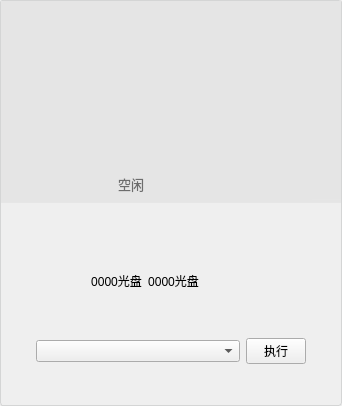
<?xml version="1.0" encoding="UTF-8"?>
<ui version="4.0">
 <class>QRobotDeviceWidget</class>
 <widget class="QWidget" name="QRobotDeviceWidget">
  <property name="geometry">
   <rect>
    <x>0</x>
    <y>0</y>
    <width>342</width>
    <height>406</height>
   </rect>
  </property>
  <property name="windowTitle">
   <string>QRobotDeviceWidget</string>
  </property>
  <layout class="QGridLayout" name="gridLayout_2">
   <property name="leftMargin">
    <number>0</number>
   </property>
   <property name="topMargin">
    <number>0</number>
   </property>
   <property name="rightMargin">
    <number>0</number>
   </property>
   <property name="bottomMargin">
    <number>0</number>
   </property>
   <property name="spacing">
    <number>0</number>
   </property>
   <item row="0" column="0">
    <widget class="QWidget" name="widget_RobotDevice" native="true">
     <property name="styleSheet">
      <string notr="true">QWidget#widget_RobotDevice{
	border: 1px solid #d4d5d5;
	border-radius:3px;
}</string>
     </property>
     <layout class="QGridLayout" name="gridLayout">
      <property name="leftMargin">
       <number>1</number>
      </property>
      <property name="topMargin">
       <number>1</number>
      </property>
      <property name="rightMargin">
       <number>1</number>
      </property>
      <property name="bottomMargin">
       <number>1</number>
      </property>
      <property name="spacing">
       <number>0</number>
      </property>
      <item row="0" column="0">
       <widget class="QWidget" name="widget_Device" native="true">
        <property name="sizePolicy">
         <sizepolicy hsizetype="Expanding" vsizetype="Preferred">
          <horstretch>0</horstretch>
          <verstretch>0</verstretch>
         </sizepolicy>
        </property>
        <property name="mouseTracking">
         <bool>true</bool>
        </property>
        <property name="styleSheet">
         <string notr="true">QWidget#widget_Device{
	background: #E5E5E5;
	border: 1px solid #e6e6e6;
    border-left: none;
    border-right: none;
    border-top: none;
}</string>
        </property>
        <layout class="QGridLayout" name="gridLayout_3">
         <property name="leftMargin">
          <number>9</number>
         </property>
         <property name="topMargin">
          <number>3</number>
         </property>
         <property name="rightMargin">
          <number>0</number>
         </property>
         <property name="bottomMargin">
          <number>3</number>
         </property>
         <property name="horizontalSpacing">
          <number>6</number>
         </property>
         <property name="verticalSpacing">
          <number>3</number>
         </property>
         <item row="1" column="2">
          <widget class="QLabel" name="label_DeviceStatus">
           <property name="font">
            <font>
             <pointsize>10</pointsize>
             <weight>50</weight>
             <bold>false</bold>
            </font>
           </property>
           <property name="styleSheet">
            <string notr="true">color: rgb(109, 109, 109);</string>
           </property>
           <property name="text">
            <string>空闲</string>
           </property>
           <property name="wordWrap">
            <bool>true</bool>
           </property>
          </widget>
         </item>
         <item row="0" column="1" colspan="2">
          <widget class="QLabel" name="label_RobotDesc">
           <property name="sizePolicy">
            <sizepolicy hsizetype="Preferred" vsizetype="Preferred">
             <horstretch>0</horstretch>
             <verstretch>0</verstretch>
            </sizepolicy>
           </property>
           <property name="font">
            <font>
             <family>微软雅黑</family>
             <pointsize>12</pointsize>
             <weight>75</weight>
             <bold>true</bold>
            </font>
           </property>
           <property name="styleSheet">
            <string notr="true">color: rgb(0, 0, 0);</string>
           </property>
           <property name="text">
            <string/>
           </property>
           <property name="margin">
            <number>0</number>
           </property>
           <property name="indent">
            <number>8</number>
           </property>
          </widget>
         </item>
         <item row="1" column="1">
          <widget class="QLabel" name="label_DeviceStatusIcon">
           <property name="minimumSize">
            <size>
             <width>32</width>
             <height>32</height>
            </size>
           </property>
           <property name="maximumSize">
            <size>
             <width>32</width>
             <height>32</height>
            </size>
           </property>
           <property name="styleSheet">
            <string notr="true">border-image: url(:/Resources/device_idle.png);</string>
           </property>
           <property name="text">
            <string/>
           </property>
          </widget>
         </item>
         <item row="0" column="0" rowspan="2">
          <widget class="QLabel" name="label_Device">
           <property name="minimumSize">
            <size>
             <width>64</width>
             <height>64</height>
            </size>
           </property>
           <property name="maximumSize">
            <size>
             <width>64</width>
             <height>64</height>
            </size>
           </property>
           <property name="styleSheet">
            <string notr="true">border-image: url(:/Resources/PTRobot/DPSE.png);</string>
           </property>
           <property name="text">
            <string/>
           </property>
          </widget>
         </item>
         <item row="0" column="3" rowspan="2">
          <widget class="QWidget" name="widget" native="true">
           <property name="sizePolicy">
            <sizepolicy hsizetype="Maximum" vsizetype="Preferred">
             <horstretch>0</horstretch>
             <verstretch>0</verstretch>
            </sizepolicy>
           </property>
           <property name="styleSheet">
            <string notr="true">QWidget#widget{
	background: #E5E5E5;
	border: 1px solid #e6e6e6;
    border-left: none;
    border-right: none;
    border-top: none;
}</string>
           </property>
           <layout class="QGridLayout" name="gridLayout_4">
            <property name="leftMargin">
             <number>0</number>
            </property>
            <property name="topMargin">
             <number>0</number>
            </property>
            <property name="rightMargin">
             <number>0</number>
            </property>
            <property name="bottomMargin">
             <number>0</number>
            </property>
            <property name="spacing">
             <number>0</number>
            </property>
            <item row="0" column="0">
             <widget class="QLabel" name="label_ico">
              <property name="minimumSize">
               <size>
                <width>29</width>
                <height>22</height>
               </size>
              </property>
              <property name="maximumSize">
               <size>
                <width>29</width>
                <height>22</height>
               </size>
              </property>
              <property name="styleSheet">
               <string notr="true">color: rgb(205, 205, 205);</string>
              </property>
              <property name="text">
               <string/>
              </property>
             </widget>
            </item>
           </layout>
          </widget>
         </item>
        </layout>
       </widget>
      </item>
      <item row="1" column="0" colspan="2">
       <widget class="QWidget" name="widget_ChildDriver" native="true">
        <layout class="QGridLayout" name="gridLayout_7">
         <property name="leftMargin">
          <number>15</number>
         </property>
         <property name="topMargin">
          <number>0</number>
         </property>
         <property name="rightMargin">
          <number>15</number>
         </property>
         <property name="bottomMargin">
          <number>0</number>
         </property>
         <property name="horizontalSpacing">
          <number>6</number>
         </property>
         <property name="verticalSpacing">
          <number>0</number>
         </property>
         <item row="1" column="0">
          <widget class="QWidget" name="widget_3" native="true">
           <property name="sizePolicy">
            <sizepolicy hsizetype="Preferred" vsizetype="Preferred">
             <horstretch>0</horstretch>
             <verstretch>0</verstretch>
            </sizepolicy>
           </property>
           <property name="styleSheet">
            <string notr="true">/*QWidget#widget{
	border: 1px solid #e6e6e6;
    border-left: none;
    border-right: none;
   	border-top: none;
}*/		
</string>
           </property>
           <layout class="QGridLayout" name="gridLayout_5">
            <property name="leftMargin">
             <number>9</number>
            </property>
            <property name="topMargin">
             <number>9</number>
            </property>
            <property name="rightMargin">
             <number>9</number>
            </property>
            <property name="bottomMargin">
             <number>9</number>
            </property>
            <item row="0" column="0">
             <spacer name="horizontalSpacer_2">
              <property name="orientation">
               <enum>Qt::Horizontal</enum>
              </property>
              <property name="sizeHint" stdset="0">
               <size>
                <width>48</width>
                <height>20</height>
               </size>
              </property>
             </spacer>
            </item>
            <item row="0" column="1">
             <layout class="QGridLayout" name="gridLayout_6">
              <item row="0" column="0">
               <layout class="QVBoxLayout" name="verticalLayout_5">
                <item>
                 <widget class="QLabel" name="label_DiscBoxImage1">
                  <property name="minimumSize">
                   <size>
                    <width>0</width>
                    <height>0</height>
                   </size>
                  </property>
                  <property name="maximumSize">
                   <size>
                    <width>16777215</width>
                    <height>16777215</height>
                   </size>
                  </property>
                  <property name="text">
                   <string/>
                  </property>
                  <property name="pixmap">
                   <pixmap resource="PMYBurnSDKDemo.qrc">:/Resources/PTRobot/bins_40.png</pixmap>
                  </property>
                  <property name="scaledContents">
                   <bool>false</bool>
                  </property>
                  <property name="alignment">
                   <set>Qt::AlignCenter</set>
                  </property>
                  <property name="wordWrap">
                   <bool>false</bool>
                  </property>
                  <property name="indent">
                   <number>-1</number>
                  </property>
                 </widget>
                </item>
                <item>
                 <widget class="QLabel" name="label_DiscBox1">
                  <property name="sizePolicy">
                   <sizepolicy hsizetype="Preferred" vsizetype="Preferred">
                    <horstretch>0</horstretch>
                    <verstretch>0</verstretch>
                   </sizepolicy>
                  </property>
                  <property name="font">
                   <font>
                    <pointsize>9</pointsize>
                   </font>
                  </property>
                  <property name="text">
                   <string>0000光盘</string>
                  </property>
                  <property name="alignment">
                   <set>Qt::AlignCenter</set>
                  </property>
                 </widget>
                </item>
               </layout>
              </item>
              <item row="0" column="1">
               <layout class="QVBoxLayout" name="verticalLayout_6">
                <item>
                 <widget class="QLabel" name="label_DiscBoxImage2">
                  <property name="minimumSize">
                   <size>
                    <width>0</width>
                    <height>0</height>
                   </size>
                  </property>
                  <property name="maximumSize">
                   <size>
                    <width>16777215</width>
                    <height>16777215</height>
                   </size>
                  </property>
                  <property name="text">
                   <string/>
                  </property>
                  <property name="pixmap">
                   <pixmap resource="PMYBurnSDKDemo.qrc">:/Resources/PTRobot/bins_40.png</pixmap>
                  </property>
                  <property name="scaledContents">
                   <bool>false</bool>
                  </property>
                  <property name="alignment">
                   <set>Qt::AlignCenter</set>
                  </property>
                  <property name="wordWrap">
                   <bool>false</bool>
                  </property>
                  <property name="indent">
                   <number>-1</number>
                  </property>
                 </widget>
                </item>
                <item>
                 <widget class="QLabel" name="label_DiscBox2">
                  <property name="sizePolicy">
                   <sizepolicy hsizetype="Preferred" vsizetype="Preferred">
                    <horstretch>0</horstretch>
                    <verstretch>0</verstretch>
                   </sizepolicy>
                  </property>
                  <property name="font">
                   <font>
                    <pointsize>9</pointsize>
                   </font>
                  </property>
                  <property name="text">
                   <string>0000光盘</string>
                  </property>
                  <property name="alignment">
                   <set>Qt::AlignCenter</set>
                  </property>
                 </widget>
                </item>
               </layout>
              </item>
              <item row="0" column="2">
               <layout class="QVBoxLayout" name="verticalLayout_3">
                <item>
                 <layout class="QHBoxLayout" name="horizontalLayout">
                  <item>
                   <widget class="QLabel" name="label_Black">
                    <property name="text">
                     <string/>
                    </property>
                   </widget>
                  </item>
                  <item>
                   <widget class="QLabel" name="label_Green">
                    <property name="text">
                     <string/>
                    </property>
                   </widget>
                  </item>
                  <item>
                   <widget class="QLabel" name="label_Mmagenta">
                    <property name="text">
                     <string/>
                    </property>
                   </widget>
                  </item>
                  <item>
                   <widget class="QLabel" name="label_Yellow">
                    <property name="text">
                     <string/>
                    </property>
                   </widget>
                  </item>
                 </layout>
                </item>
                <item>
                 <widget class="QLabel" name="label_2">
                  <property name="sizePolicy">
                   <sizepolicy hsizetype="Preferred" vsizetype="Preferred">
                    <horstretch>0</horstretch>
                    <verstretch>0</verstretch>
                   </sizepolicy>
                  </property>
                  <property name="text">
                   <string/>
                  </property>
                 </widget>
                </item>
               </layout>
              </item>
             </layout>
            </item>
            <item row="0" column="2">
             <spacer name="horizontalSpacer">
              <property name="orientation">
               <enum>Qt::Horizontal</enum>
              </property>
              <property name="sizeHint" stdset="0">
               <size>
                <width>48</width>
                <height>20</height>
               </size>
              </property>
             </spacer>
            </item>
            <item row="1" column="0" colspan="3">
             <widget class="QWidget" name="widget_2" native="true">
              <layout class="QHBoxLayout" name="horizontalLayout_2">
               <item>
                <widget class="QComboBox" name="comboBox_cmd"/>
               </item>
               <item>
                <widget class="QPushButton" name="pushButton_cmd">
                 <property name="minimumSize">
                  <size>
                   <width>60</width>
                   <height>0</height>
                  </size>
                 </property>
                 <property name="maximumSize">
                  <size>
                   <width>60</width>
                   <height>16777215</height>
                  </size>
                 </property>
                 <property name="text">
                  <string>执行</string>
                 </property>
                </widget>
               </item>
              </layout>
             </widget>
            </item>
           </layout>
          </widget>
         </item>
         <item row="0" column="0">
          <layout class="QVBoxLayout" name="widget_Driver">
           <property name="spacing">
            <number>3</number>
           </property>
           <property name="rightMargin">
            <number>0</number>
           </property>
          </layout>
         </item>
        </layout>
       </widget>
      </item>
     </layout>
    </widget>
   </item>
  </layout>
 </widget>
 <layoutdefault spacing="6" margin="11"/>
 <resources>
  <include location="PMYBurnSDKDemo.qrc"/>
 </resources>
 <connections/>
</ui>
